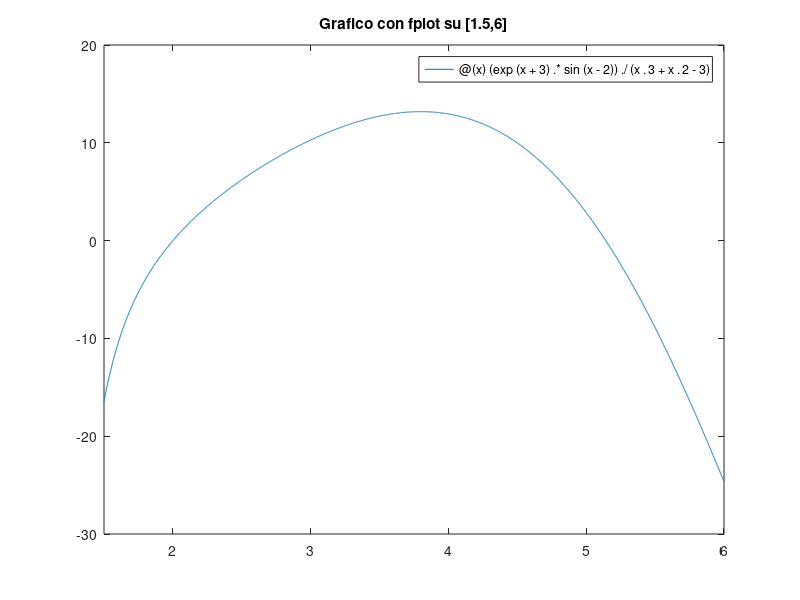
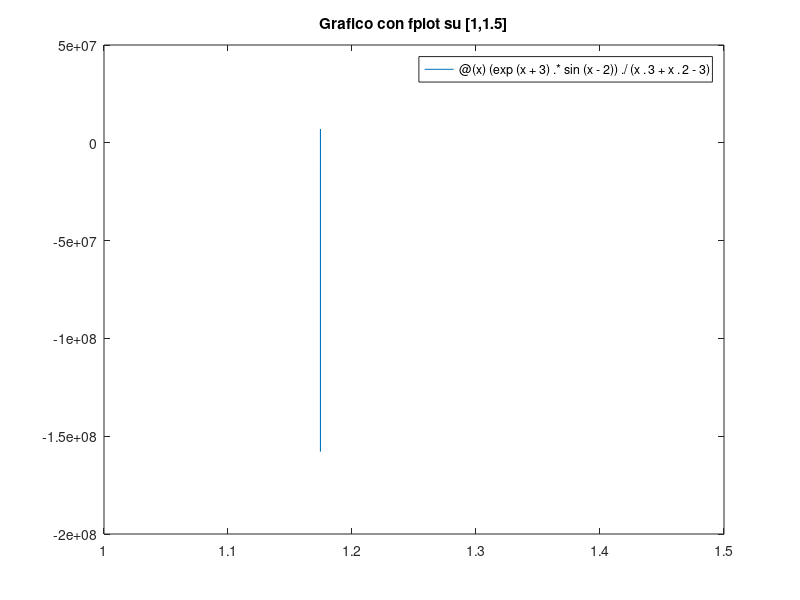
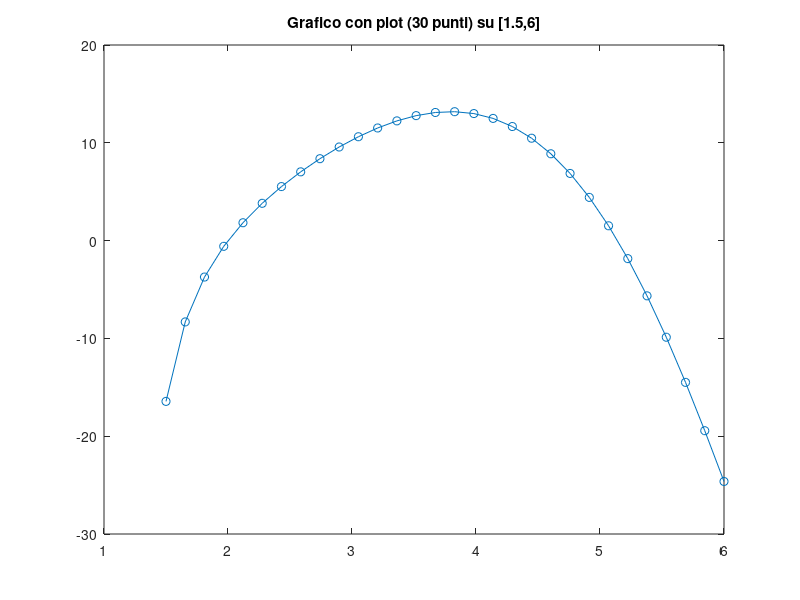
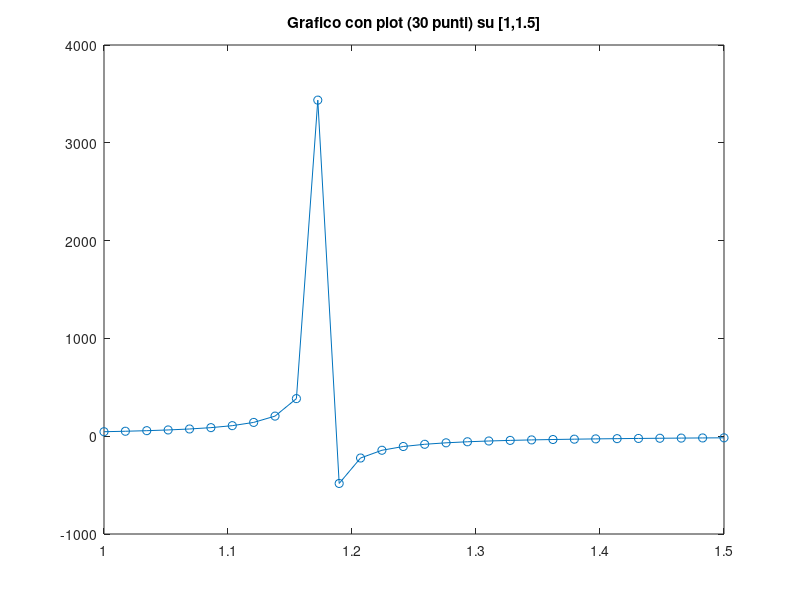

MATLAB code to generate these figures, in order:
% Definire inline la funzione f(x) = (e^(x+3)sin(x-2)) / (x^3+x^2-3).
% Disegnarne il grafico sugli intervalli [1.5,6] e [1, 1.5] mediante fplot.
% Definito il vettore costituito da 30 punti equispaziati in [1.5 6] e quello in [1, 1.5],
% graficare la funzione mediante il comando plot.
% Confrontare la differenza rispetto a fplot.


% Definizione della funzione (elementwise)
f = @(x) (exp(x+3) .* sin(x-2)) ./ (x.^3 + x.^2 - 3);

% --- Grafici con fplot ---
figure
fplot(f,[1.5,6])          % intervallo [1.5,6]
title('Grafico con fplot su [1.5,6]')

figure
fplot(f,[1,1.5])          % intervallo [1,1.5]
title('Grafico con fplot su [1,1.5]')

% --- Grafici con plot e vettori equispaziati ---
int1 = linspace(1.5,6,30);   % 30 punti in [1.5,6]
int2 = linspace(1,1.5,30);   % 30 punti in [1,1.5]

figure
plot(int1,f(int1),'o-')      % grafico discreto con i punti
title('Grafico con plot (30 punti) su [1.5,6]')

figure
plot(int2,f(int2),'o-')
title('Grafico con plot (30 punti) su [1,1.5]')